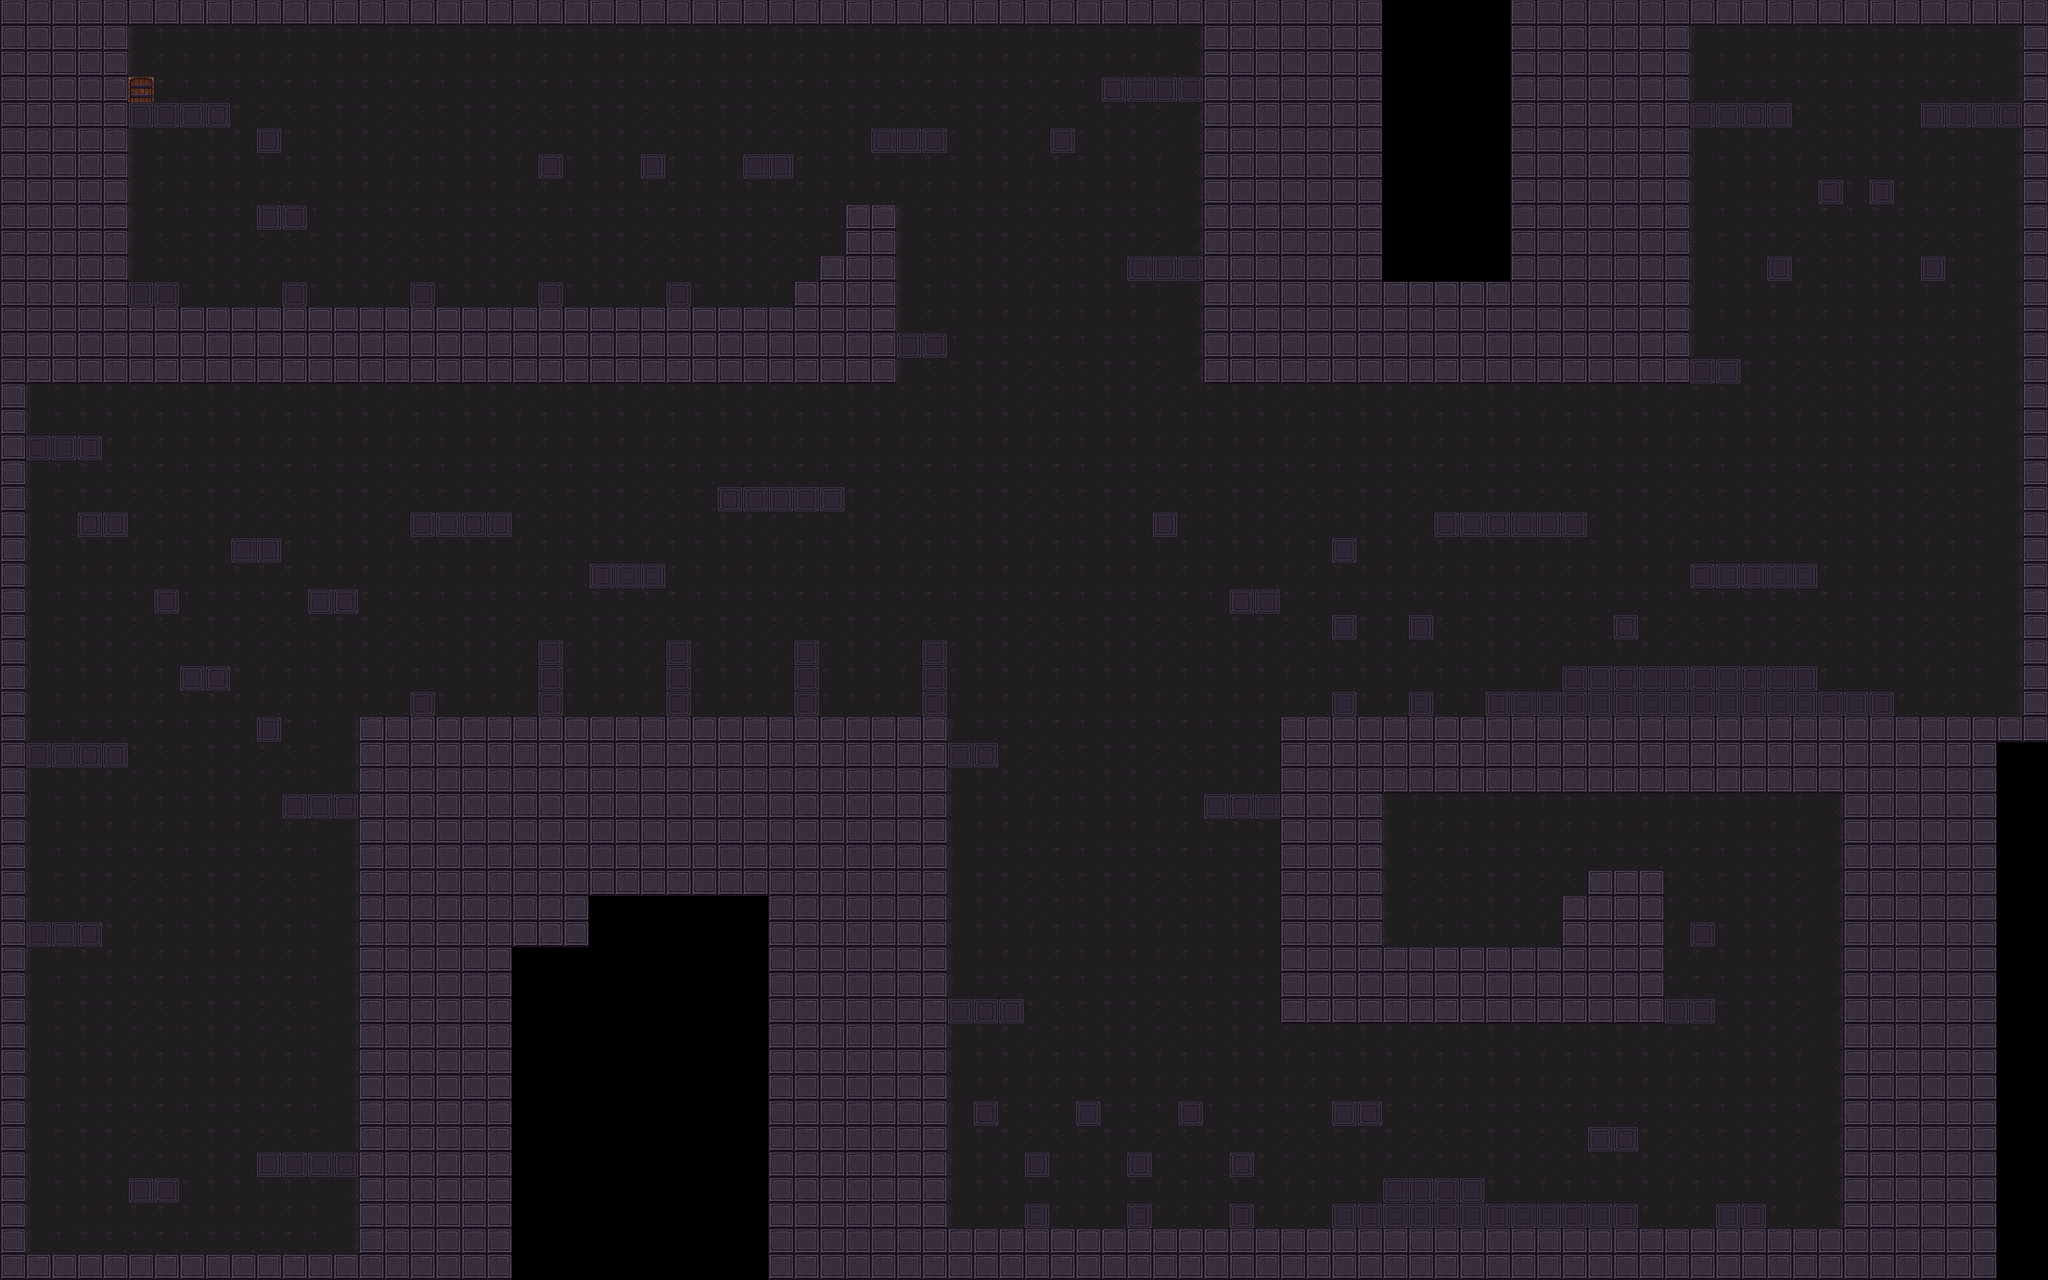

Below is a game level as drawn by its tile map, then a one-line description and the .tmx that defines it (tile-layer data replaced by summaries):
An orthogonal 80x50 tile map with 32x32 px tiles, 3 tile layers (background, Platform, door), 1 hidden layer not drawn, 3 tilesets and 201 objects (104x Coin, 58x Spike, 14x Musuh, 10x VertiPlat, 4x Chest, ...).

<map version="1.0" orientation="orthogonal" width="80" height="50" tilewidth="32" tileheight="32">
 <tileset firstgid="1" name="tile_ground" tilewidth="32" tileheight="32">
  <image source="tile_ground.png" width="512" height="160" />
 </tileset>
 <tileset firstgid="81" name="tile_spikes" tilewidth="32" tileheight="32">
  <image source="tile_spikes.png" width="150" height="32" />
 </tileset>
 <tileset firstgid="85" name="metatiles32x32" tilewidth="32" tileheight="32">
  <image source="metatiles32x32.png" width="160" height="32" />
  <tile id="0">
   <properties>
    <property name="type" value="solid" />
   </properties>
  </tile>
  <tile id="1">
   <properties>
    <property name="type" value="platform" />
   </properties>
  </tile>
 </tileset>
 <layer name="background" width="80" height="50">
  <data>[4000 cells, 3759 non-empty, 5 distinct tile ids]</data>
 </layer>
 <layer name="Platform" width="80" height="50">
  <data>[4000 cells, 202 non-empty, 3 distinct tile ids]</data>
 </layer>
 <objectgroup color="#ffff00" name="MovingPlatObj" width="80" height="50">
  <object name="VertiPlat" x="224" y="1184" width="32" height="224">
   <properties>
    <property name="image" value="moving2" />
    <property name="spritewidth" value="64" />
   </properties>
  </object>
  <object name="VertiPlat" x="288" y="1024" width="32" height="128">
   <properties>
    <property name="image" value="moving2" />
    <property name="spritewidth" value="64" />
   </properties>
  </object>
  <object name="VertiPlat" x="1216" y="224" width="32" height="256">
   <properties>
    <property name="image" value="moving2" />
    <property name="spritewidth" value="64" />
   </properties>
  </object>
  <object name="VertiPlat" x="1312" y="416" width="32" height="288">
   <properties>
    <property name="image" value="moving2" />
    <property name="spritewidth" value="64" />
   </properties>
  </object>
  <object name="HoriPlat" x="1056" y="704" width="224" height="32">
   <properties>
    <property name="image" value="moving1" />
    <property name="spritewidth" value="64" />
   </properties>
  </object>
  <object name="VertiPlat" x="1312" y="832" width="32" height="224">
   <properties>
    <property name="image" value="moving2" />
    <property name="spritewidth" value="64" />
   </properties>
  </object>
  <object name="VertiPlat" x="1408" y="1024" width="32" height="320">
   <properties>
    <property name="image" value="moving2" />
    <property name="spritewidth" value="64" />
   </properties>
  </object>
  <object name="HoriPlat" x="1376" y="768" width="128" height="32">
   <properties>
    <property name="image" value="moving1" />
    <property name="spritewidth" value="64" />
   </properties>
  </object>
  <object name="HoriPlat" x="416" y="224" width="224" height="32">
   <properties>
    <property name="image" value="moving1" />
    <property name="spritewidth" value="64" />
   </properties>
  </object>
  <object name="VertiPlat" x="2400" y="512" width="32" height="128">
   <properties>
    <property name="image" value="moving2" />
    <property name="spritewidth" value="64" />
   </properties>
  </object>
  <object name="VertiPlat" x="2336" y="640" width="32" height="96">
   <properties>
    <property name="image" value="moving2" />
    <property name="spritewidth" value="64" />
   </properties>
  </object>
  <object name="VertiPlat" x="2272" y="320" width="32" height="192">
   <properties>
    <property name="image" value="moving2" />
    <property name="spritewidth" value="64" />
   </properties>
  </object>
  <object name="VertiPlat" x="2208" y="1280" width="32" height="160">
   <properties>
    <property name="image" value="moving2" />
    <property name="spritewidth" value="64" />
   </properties>
  </object>
 </objectgroup>
 <objectgroup color="#00ffff" name="CollectEntity" width="80" height="50">
  <object name="Nyawaa" x="1472" y="448" width="32" height="32" />
  <object name="Coin" x="352" y="1408" width="32" height="32" />
  <object name="Chest" x="32" y="512" width="32" height="32" />
  <object name="Coin" x="384" y="1408" width="32" height="32" />
  <object name="Coin" x="416" y="1408" width="32" height="32" />
  <object name="Coin" x="416" y="1536" width="32" height="32" />
  <object name="Coin" x="384" y="1536" width="32" height="32" />
  <object name="Coin" x="352" y="1536" width="32" height="32" />
  <object name="Coin" x="352" y="1472" width="32" height="32" />
  <object name="Coin" x="384" y="1472" width="32" height="32" />
  <object name="Coin" x="416" y="1472" width="32" height="32" />
  <object name="Coin" x="416" y="1504" width="32" height="32" />
  <object name="Coin" x="384" y="1504" width="32" height="32" />
  <object name="Coin" x="352" y="1504" width="32" height="32" />
  <object name="Coin" x="64" y="1120" width="32" height="32" />
  <object name="Coin" x="32" y="896" width="32" height="32" />
  <object name="Coin" x="64" y="896" width="32" height="32" />
  <object name="Coin" x="96" y="896" width="32" height="32" />
  <object name="Coin" x="128" y="896" width="32" height="32" />
  <object name="Coin" x="288" y="640" width="32" height="32" />
  <object name="Coin" x="320" y="640" width="32" height="32" />
  <object name="Coin" x="128" y="608" width="32" height="32" />
  <object name="Coin" x="96" y="608" width="32" height="32" />
  <object name="Coin" x="512" y="608" width="32" height="32" />
  <object name="Coin" x="544" y="608" width="32" height="32" />
  <object name="Coin" x="576" y="608" width="32" height="32" />
  <object name="Coin" x="608" y="608" width="32" height="32" />
  <object name="Coin" x="672" y="768" width="32" height="32" />
  <object name="Coin" x="832" y="768" width="32" height="32" />
  <object name="Coin" x="992" y="768" width="32" height="32" />
  <object name="Coin" x="1152" y="768" width="32" height="32" />
  <object name="Coin" x="1184" y="896" width="32" height="32" />
  <object name="Coin" x="992" y="576" width="32" height="32" />
  <object name="Coin" x="928" y="576" width="32" height="32" />
  <object name="Coin" x="1248" y="832" width="32" height="32" />
  <object name="Coin" x="1248" y="864" width="32" height="32" />
  <object name="Coin" x="1248" y="896" width="32" height="32" />
  <object name="Coin" x="1248" y="928" width="32" height="32" />
  <object name="Coin" x="1472" y="1024" width="32" height="32" />
  <object name="Coin" x="1472" y="1056" width="32" height="32" />
  <object name="Coin" x="1472" y="1088" width="32" height="32" />
  <object name="Coin" x="1472" y="1120" width="32" height="32" />
  <object name="Coin" x="1472" y="1152" width="32" height="32" />
  <object name="Coin" x="1472" y="1184" width="32" height="32" />
  <object name="Coin" x="1472" y="1216" width="32" height="32" />
  <object name="Coin" x="1216" y="1344" width="32" height="32" />
  <object name="Coin" x="1344" y="1344" width="32" height="32" />
  <object name="Coin" x="1472" y="1344" width="32" height="32" />
  <object name="Coin" x="1696" y="1472" width="32" height="32" />
  <object name="Coin" x="1664" y="1472" width="32" height="32" />
  <object name="Coin" x="2208" y="1056" width="32" height="32" />
  <object name="Coin" x="2208" y="1088" width="32" height="32" />
  <object name="Coin" x="2176" y="1088" width="32" height="32" />
  <object name="Coin" x="2144" y="1088" width="32" height="32" />
  </objectgroup>
 <objectgroup color="#ff0000" name="EnemyEntity" width="80" height="50">
  <!-- 76 objects omitted --></objectgroup>
 <objectgroup color="#00ff00" name="PlayerEntity" width="80" height="50">
  <!-- 1 objects omitted --></objectgroup>
 <layer name="door" width="80" height="50">
  <data>[4000 cells, 1 non-empty, 1 distinct tile ids]</data>
 </layer>
 <layer name="collision" width="80" height="50" visible="0">
  <data>[4000 cells, 671 non-empty, 2 distinct tile ids]</data>
 </layer>
</map>
<!-- 134 of 201 objects omitted -->
